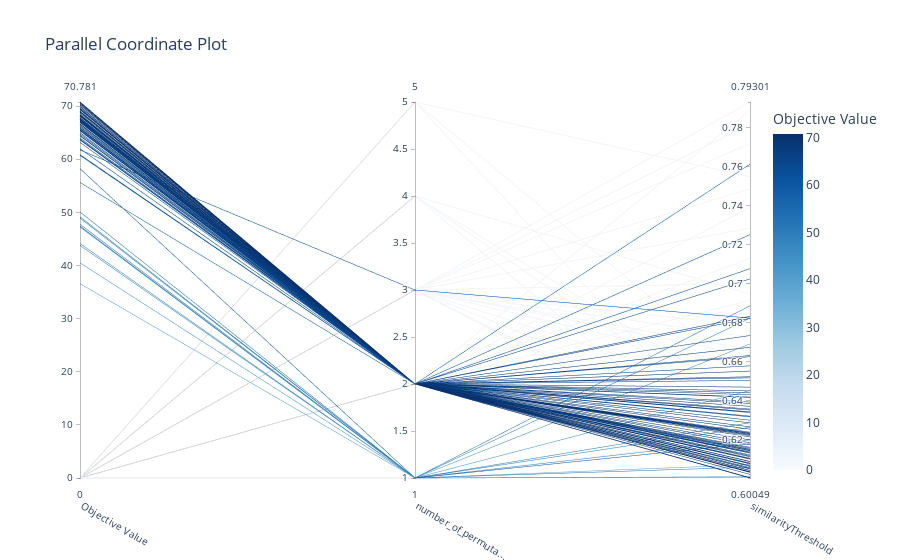

The code cell stored with this chart in its notebook:
### Code cell
plot_parallel_coordinate(study, params=["number_of_permutations", "similarityThreshold"])

### Figure 1 — Plotly figure (JSON) as saved in the notebook; plotly's stock layout.template omitted (floating-point values rounded to 4 significant figures; data arrays with more than 128 entries replaced by an {"elided": "..."} marker saying what was removed)
{"data": [{"dimensions": [{"label": "Objective Value", "range": [0, 70.78], "values": {"elided": "130 float values"}}, {"label": "number_of_permuta...", "range": [1, 5], "values": {"elided": "130 int values"}}, {"label": "similarityThreshold", "range": [0.6005, 0.793], "values": {"elided": "130 float values"}}], "labelangle": 30, "labelside": "bottom", "line": {"color": {"elided": "130 float values"}, "colorbar": {"title": {"text": "Objective Value"}}, "colorscale": [[0, "rgb(247,251,255)"], [0.125, "rgb(222,235,247)"], [0.25, "rgb(198,219,239)"], [0.375, "rgb(158,202,225)"], [0.5, "rgb(107,174,214)"], [0.625, "rgb(66,146,198)"], [0.75, "rgb(33,113,181)"], [0.875, "rgb(8,81,156)"], [1, "rgb(8,48,107)"]], "reversescale": false, "showscale": true}, "type": "parcoords"}], "layout": {"autosize": true, "title": {"text": "Parallel Coordinate Plot"}}}
